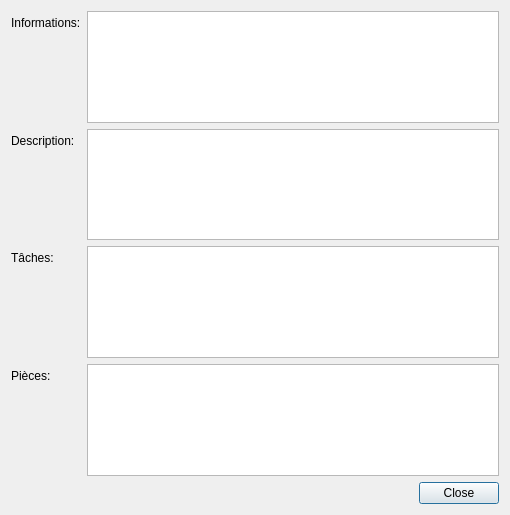
<?xml version="1.0" encoding="UTF-8"?>
<ui version="4.0">
 <class>vueRapport</class>
 <widget class="QDialog" name="vueRapport">
  <property name="geometry">
   <rect>
    <x>0</x>
    <y>0</y>
    <width>510</width>
    <height>515</height>
   </rect>
  </property>
  <property name="windowTitle">
   <string>Rapport</string>
  </property>
  <property name="windowIcon">
   <iconset resource="../ressources.qrc">
    <normaloff>:/Images/Toolbox.ico</normaloff>:/Images/Toolbox.ico</iconset>
  </property>
  <layout class="QVBoxLayout" name="verticalLayout">
   <item>
    <layout class="QFormLayout" name="formLayout">
     <item row="1" column="0">
      <widget class="QLabel" name="label">
       <property name="text">
        <string>Description:</string>
       </property>
      </widget>
     </item>
     <item row="1" column="1">
      <widget class="QTextEdit" name="champDescription">
       <property name="readOnly">
        <bool>true</bool>
       </property>
      </widget>
     </item>
     <item row="3" column="0">
      <widget class="QLabel" name="label_2">
       <property name="text">
        <string>Pièces:</string>
       </property>
      </widget>
     </item>
     <item row="2" column="1">
      <widget class="QTextEdit" name="champTaches">
       <property name="readOnly">
        <bool>true</bool>
       </property>
      </widget>
     </item>
     <item row="2" column="0">
      <widget class="QLabel" name="label_3">
       <property name="text">
        <string>Tâches:</string>
       </property>
      </widget>
     </item>
     <item row="0" column="1">
      <widget class="QTextEdit" name="champInformations">
       <property name="readOnly">
        <bool>true</bool>
       </property>
      </widget>
     </item>
     <item row="0" column="0">
      <widget class="QLabel" name="label_4">
       <property name="text">
        <string>Informations:</string>
       </property>
      </widget>
     </item>
     <item row="3" column="1">
      <widget class="QTextEdit" name="champPieces">
       <property name="readOnly">
        <bool>true</bool>
       </property>
      </widget>
     </item>
    </layout>
   </item>
   <item>
    <widget class="QDialogButtonBox" name="buttonBox">
     <property name="orientation">
      <enum>Qt::Horizontal</enum>
     </property>
     <property name="standardButtons">
      <set>QDialogButtonBox::Close</set>
     </property>
    </widget>
   </item>
  </layout>
 </widget>
 <resources>
  <include location="../ressources.qrc"/>
 </resources>
 <connections>
  <connection>
   <sender>buttonBox</sender>
   <signal>accepted()</signal>
   <receiver>vueRapport</receiver>
   <slot>accept()</slot>
   <hints>
    <hint type="sourcelabel">
     <x>248</x>
     <y>254</y>
    </hint>
    <hint type="destinationlabel">
     <x>157</x>
     <y>274</y>
    </hint>
   </hints>
  </connection>
  <connection>
   <sender>buttonBox</sender>
   <signal>rejected()</signal>
   <receiver>vueRapport</receiver>
   <slot>reject()</slot>
   <hints>
    <hint type="sourcelabel">
     <x>316</x>
     <y>260</y>
    </hint>
    <hint type="destinationlabel">
     <x>286</x>
     <y>274</y>
    </hint>
   </hints>
  </connection>
 </connections>
</ui>
